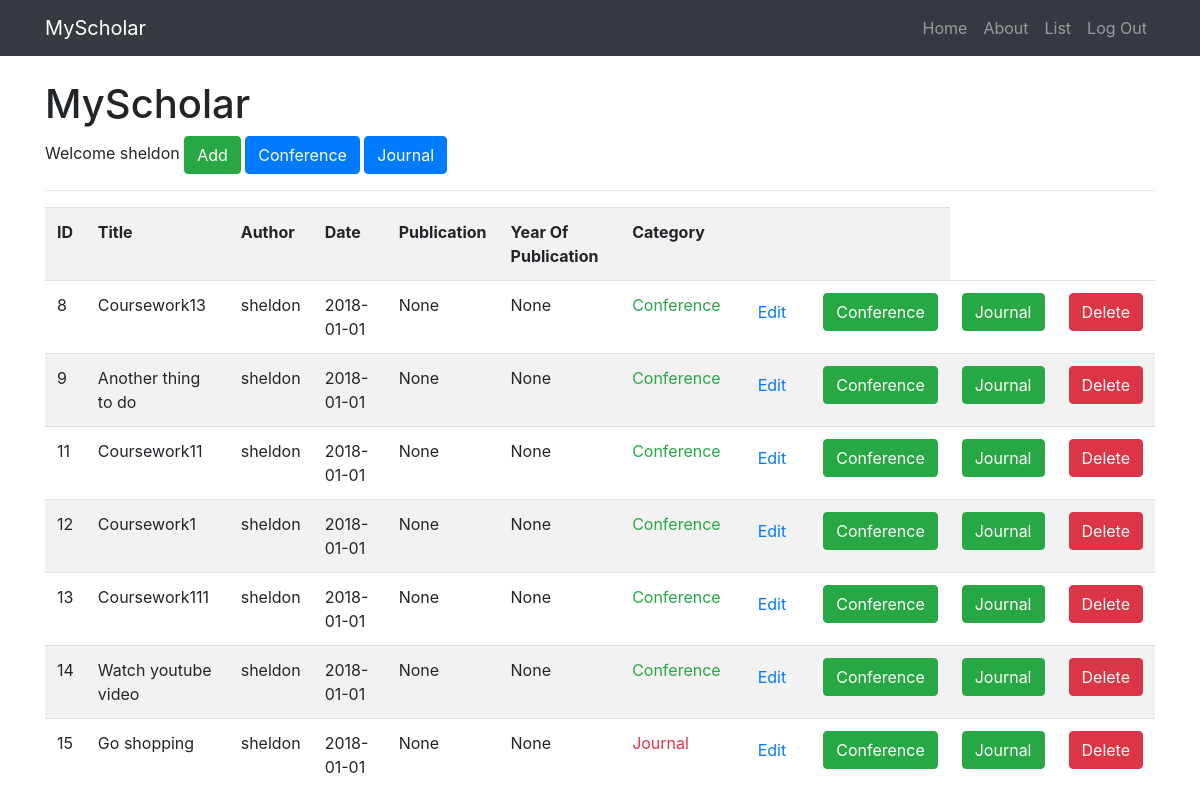
Page /todolist (signed in) on the committed database.
### app.py (models this page shows)
class Todo(db.Model):
	id = db.Column(db.Integer, primary_key=True)
	title = db.Column(db.String(200),nullable=False)
	body = db.Column(db.String(300),nullable=False)
	complete = db.Column(db.Boolean)
	date = db.Column(db.Date,nullable=False)
	publication=db.Column(db.String(300),nullable=False)
	yearofpub=db.Column(db.Integer, nullable=False)
	author = db.Column(db.String(100))

### app.py (the view)
@app.route('/todolist')
@is_logged_in
def todolist():
	items = Todo.query.filter_by(author=session['username']).all()
	if items != None:
		return render_template('todolist.html', items=items)
	else:
		msg = 'No Items found'
		return render_template('todolist.html', msg=msg)

### app.py (called while the page is built)
def is_logged_in(f):
	@wraps(f)
	def wrap(*args, **kwargs):
		if 'logged_in' in session:
			return f(*args, **kwargs)
		else:
			flash('Unauthorized, Please login', 'danger')
			return redirect(url_for('login'))
	return wrap

### templates/todolist.html (shortened to what this page needs)
{% extends 'layout.html' %}
{% block body %}
	<h1>MyScholar</h1>
	<large>Welcome {{session.username}}</large>
	<a class="btn btn-success" href="/add_item">Add</a>
	<a class="btn btn-primary" href="/complete">Conference</a>
	<a class="btn btn-primary" href="/incomplete">Journal</a>
	<hr>
	<table class="table table-striped">
		<tr>
			<th>ID</th>
			<th>Title</th>
			<th>Author</th>
			<th>Date</th>
            <th>Publication</th>
            <th>Year Of Publication</th>
			<th>Category</th>
			<th></th>
			<th></th>
		</tr>
		{% for item in items %}
			<tr>
				<td>{{item.id}}</td>
				<td>{{item.title}}</td>
				<td>{{item.author}}</td>
				<td>{{item.date}}</td>
                <td>{{ item.publication }}</td>
            	<td>{{item.yearofpub}}</td>
				{% if item.complete == True %}
				<td class="text-success">Conference</td>
				{% else %}
				<td class="text-danger">Journal</td>
				{% endif %}
				<td><a class="btn btn-default pull-right" href="/edit_item/{{item.id}}">Edit</a></td>
                <td>
					<form class="" action="{{url_for('done_item', id=item.id)}}" method="post">
						<input type="submit" value="Conference" class="btn btn-success">
					</form>
				</td>
                <td>
					<form class="" action="{{url_for('done_item', id=item.id)}}" method="post">
						<input type="submit" value="Journal" class="btn btn-success">
					</form>
				</td>
				<td>
					<form class="" action="{{url_for('delete_item', id=item.id)}}" method="post">
						<input type="submit" value="Delete" class="btn btn-danger">
					</form>
				</td>
			</tr>
		{% endfor %}
	</table>
{% endblock %}

### templates/layout.html (style rules this page uses)
body { padding-top: 54px; }
@media (min-width: 992px) { body { padding-top: 56px; } }

### rows in the picture
Todo: id "8", title "Coursework13", author "sheldon", date "2018-01-01", publication "None", yearofpub "None", complete "Conference"
Todo: id "9", title "Another thing to do", author "sheldon", date "2018-01-01", publication "None", yearofpub "None", complete "Conference"
Todo: id "11", title "Coursework11", author "sheldon", date "2018-01-01", publication "None", yearofpub "None", complete "Conference"
Todo: id "12", title "Coursework1", author "sheldon", date "2018-01-01", publication "None", yearofpub "None", complete "Conference"
Todo: id "13", title "Coursework111", author "sheldon", date "2018-01-01", publication "None", yearofpub "None", complete "Conference"
Todo: id "14", title "Watch youtube video", author "sheldon", date "2018-01-01", publication "None", yearofpub "None", complete "Conference"
Todo: id "15", title "Go shopping", author "sheldon", date "2018-01-01", publication "None", yearofpub "None", complete "Journal"

### other values in the picture
{{ session.username }} "sheldon"
